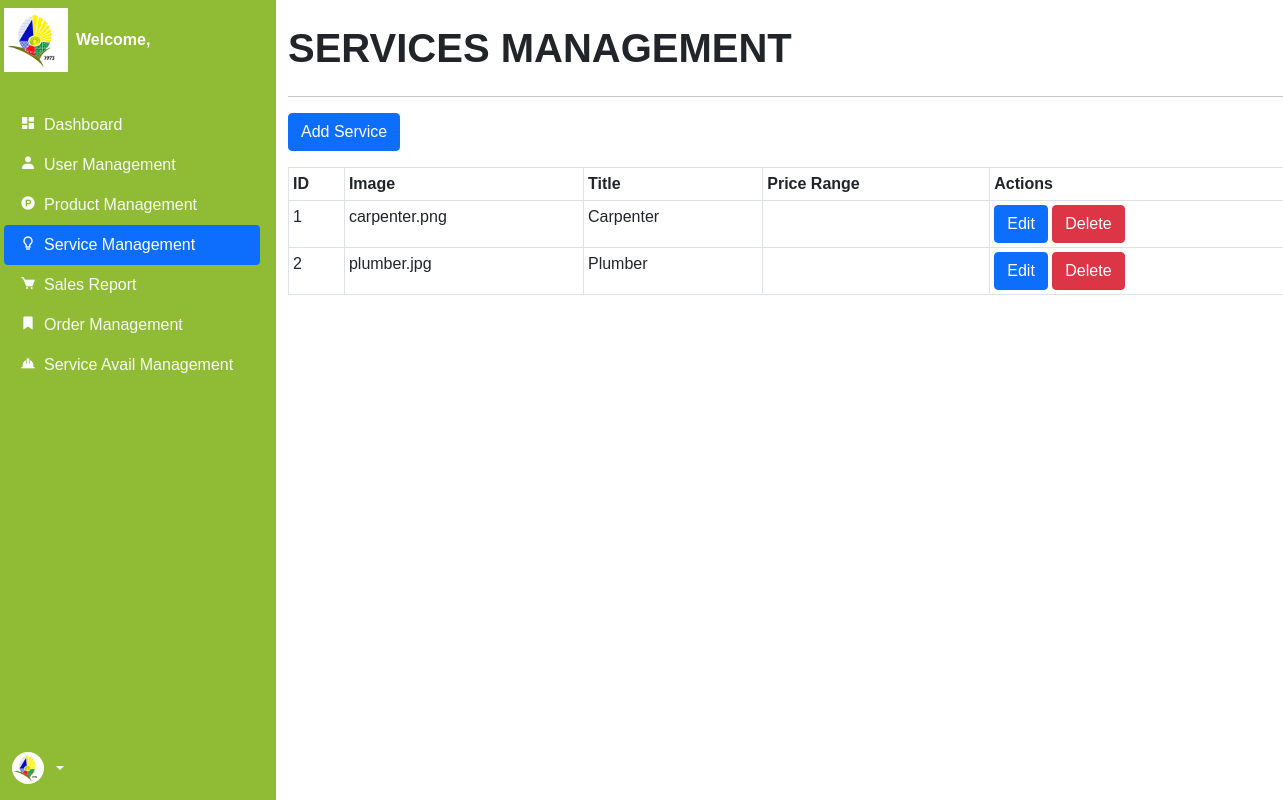
The page /backend/service.php on the database as committed earlier.
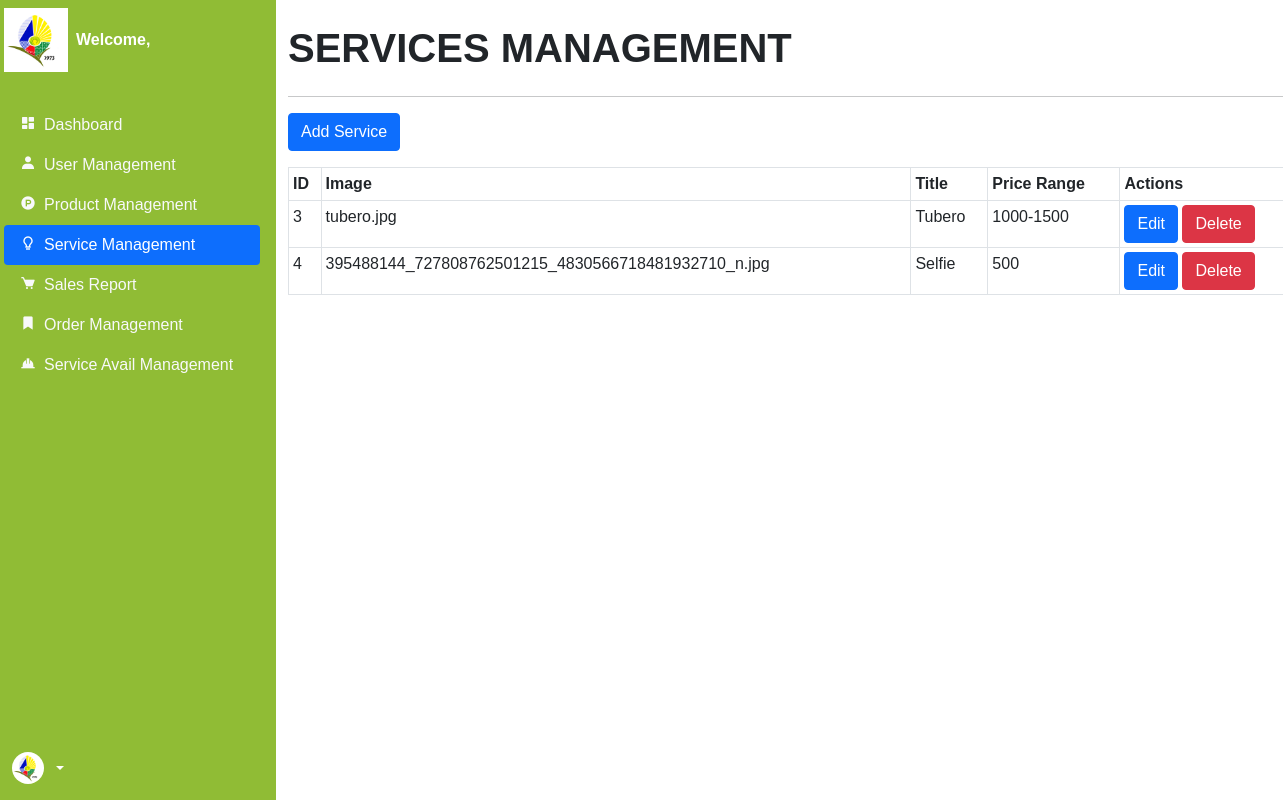
The same page on the database as committed later.
### tables this page shows
CREATE TABLE `services` (
  `id` int(11) NOT NULL,
  `image` varchar(255) NOT NULL,
  `title` varchar(255) NOT NULL,
  `description` text NOT NULL,
  `service_price_range` varchar(250) NOT NULL,
  `timestamp` date NOT NULL DEFAULT current_timestamp()
);

### backend/service.php (the view, shortened to what the changed rows need)
<?php
include '../components/backend_header.php';
?>
<body>
    <div class="container-fluid">
    <div class="row flex-nowrap">
            <div class="col-12 col-xl-10">
                <div class="col mt-4">
                    <h1 class="mb-4 text-uppercase fw-bolder">Services Management</h1>
                    <div class="row">
                        <div class="col">
                            <div class="table-responsive">
                                <table class="table table-bordered table-sm">
                                    <thead>
                                        <tr>
                                            <th>ID</th>
                                            <th>Image</th>
                                            <th>Title</th>
                                            <th>Price Range</th>
                                            <th>Actions</th>
                                        </tr>
                                    </thead>
                                    <tbody>
                                        <?php
                                            $sql = "SELECT * FROM services";
                                            $sqlResult = mysqli_query($conn, $sql);
                                            foreach ($sqlResult as $product) { ?>
                                        <tr>
                                            <td><?php echo $product['id']; ?></td>
                                            <td><?php echo $product['image']; ?></td>
                                            <td><?php echo $product['title']; ?></td>
                                            <td><?php echo $product['service_price_range']; ?></td>
                                            <td>
                                                <button type="button" class="btn btn-primary" data-bs-toggle="modal"
                                                    data-bs-target="#editProductModal_<?php echo $product['id']; ?>"
                                                    data-id="<?php echo $product['id']; ?>">
                                                    Edit
                                                </button>
                                                <button type="button" class="btn btn-danger" data-bs-toggle="modal"
                                                    data-bs-target="#deleteServiceModal"
                                                    data-id="<?php echo $product['id']; ?>">
                                                    Delete
                                                </button>
                                            </td>
                                        </tr>
                                        <?php } ?>
                                    </tbody>
                                </table>
                            </div>
                        </div>
                    </div>
                </div>
            </div>
        </div>
    </div>
</body>
</html>

Rows that differ between the two databases and show on the page:
removed services: id "1", image "carpenter.png", title "Carpenter"
removed services: id "2", image "plumber.jpg", title "Plumber"
added services: id "3", image "tubero.jpg", title "Tubero", service_price_range "1000-1500"
added services: id "4", image "395488144_727808762501215_4830566718481932710_n.jpg", title "Selfie", service_price_range "500"
